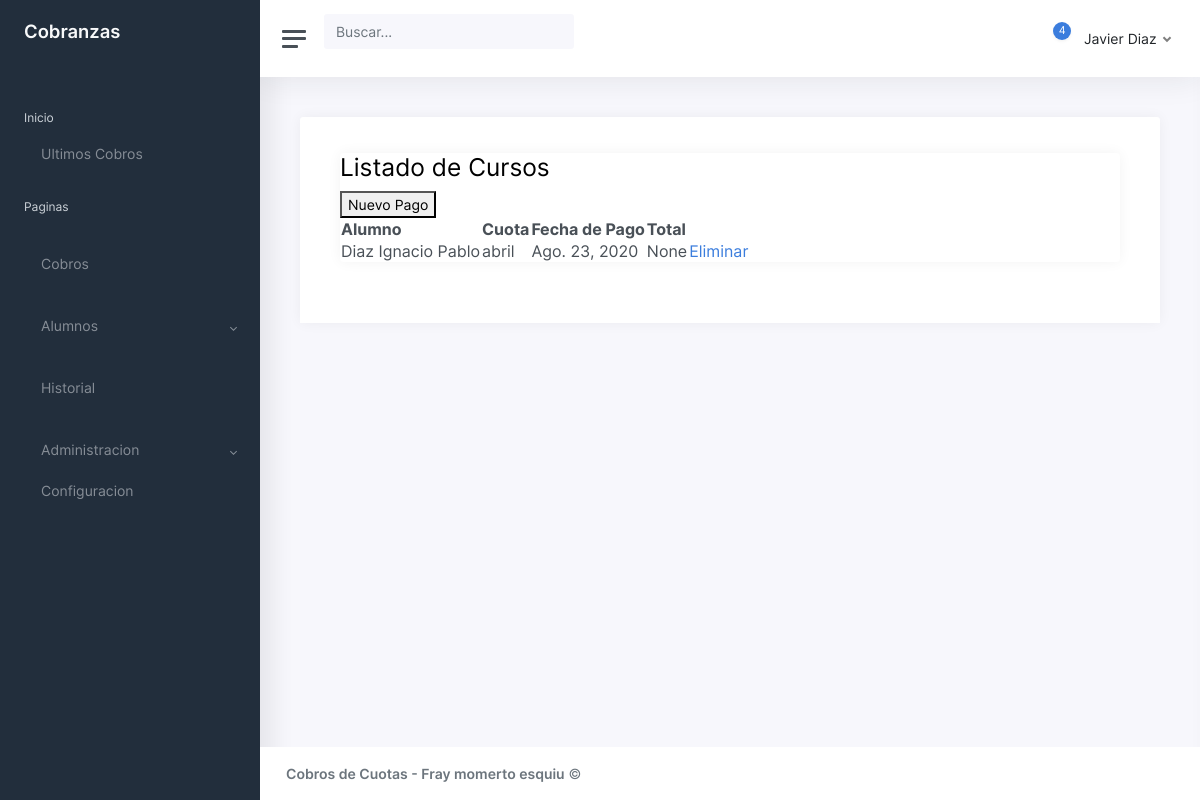
The page /listado-pago on the database as committed earlier.
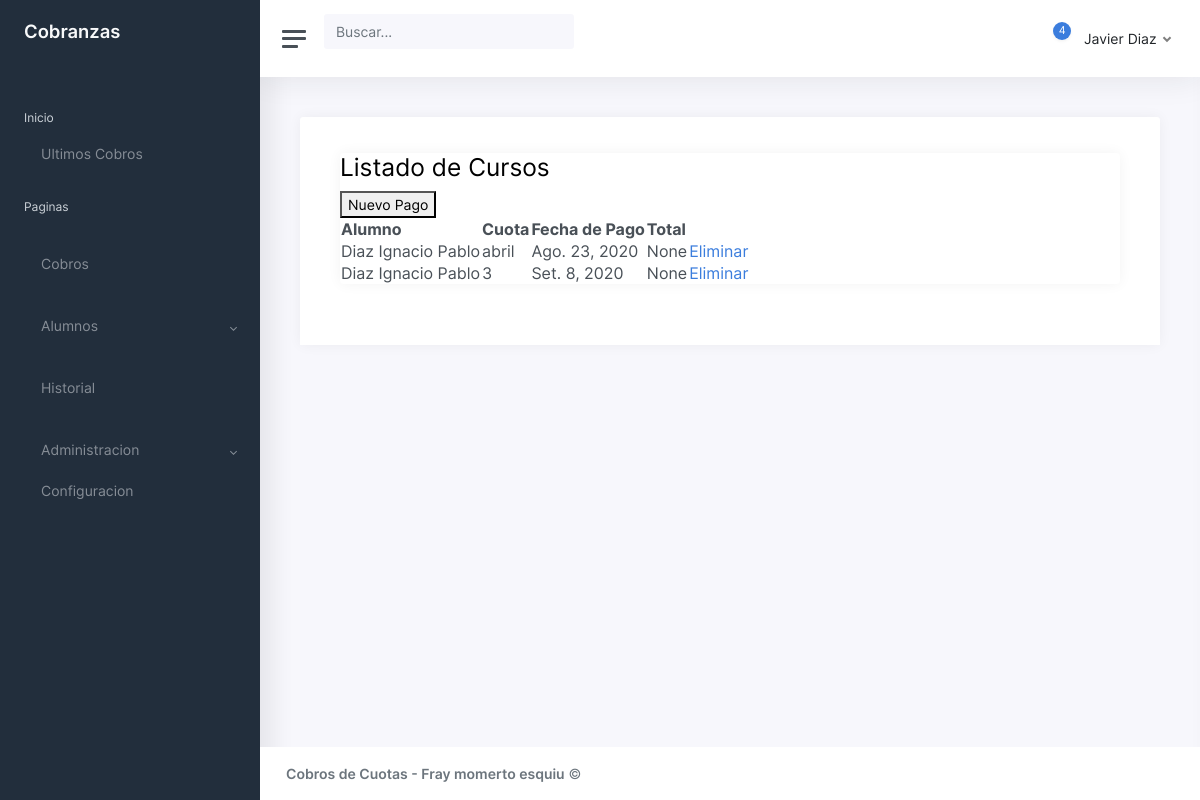
The same page on the database as committed later.
### Sistema/models.py (models this page shows, shortened)
class Pago(models.Model):
    alumno = models.ForeignKey(Alumno, on_delete=models.CASCADE, null=False, blank=False)
    cuotaEstablecida = models.ForeignKey(Cuota, on_delete=models.CASCADE, null=False, blank=False)
    fechaPago = models.DateField(auto_now=True, null=False, blank=False)
    total = models.CharField(max_length=20, blank=False, null=True)

class Alumno(models.Model):
    nombre = models.CharField(max_length=20, null=True)
    apellido = models.CharField(max_length=20, null=True)
    celular = models.CharField(max_length=20, null=True)
    dni = models.CharField(max_length=20, unique=True, null=True)
    matricula = models.CharField(max_length=20, unique=True, null=True)
    curso = models.ForeignKey(Curso, on_delete=models.CASCADE, null=False, blank=False)
    oculto = models.BooleanField(default=False)
    def __str__(self):
        return self.apellido + ' ' + self.nombre

class Cuota(models.Model):
    alumno = models.ForeignKey(Alumno, on_delete=models.CASCADE, null=False, blank=False)
    fecha = models.DateField(auto_now=True, null=False, blank=False)
    monto = models.DecimalField(null=False, blank=False, max_digits=8, decimal_places=2)
    numeromes = models.CharField(max_length=2, null=False)
    def __str__(self):
        return self.numeromes

### Sistema/views.py (the view)
# urls.py: path('listado-pago', listado_pago, name="listado_pago"),
def listado_pago(request):
    pagos = Pago.objects.all()
    data = {
        'pagos':pagos
        }
    return render(request, 'Sistema/listado_pago.html', data)

### Sistema/templates/Sistema/listado_pago.html
{% extends 'Sistema/base.html' %}
{% block contenido %}
<h2>Listado de Cursos</h2>
<a href="{% url 'nuevo_pago' %}"><button >Nuevo Pago</button></a>
<table>
    <tr>
        <th>Alumno</th>
        <th>Cuota</th>
        <th>Fecha de Pago</th>
        <th>Total</th>
    </tr>
    {% for p in pagos %}
    <tr>
        <td>{{ p.alumno }}</td>
        <td>{{ p.cuotaEstablecida }}</td>
        <td>{{ p.fechaPago }}</td>
        <td>{{ p.total }}</td>
        <td><a href="#" onclick="return confirm('Esta Seguro?')">Eliminar </a></td>
    </tr>
    {% endfor %}
</table>
{% endblock %}

Rows that differ between the two databases and show on the page:
added Pago: alumno "Diaz Ignacio Pablo", cuotaEstablecida "3", fechaPago "Set. 8, 2020", total "None"
